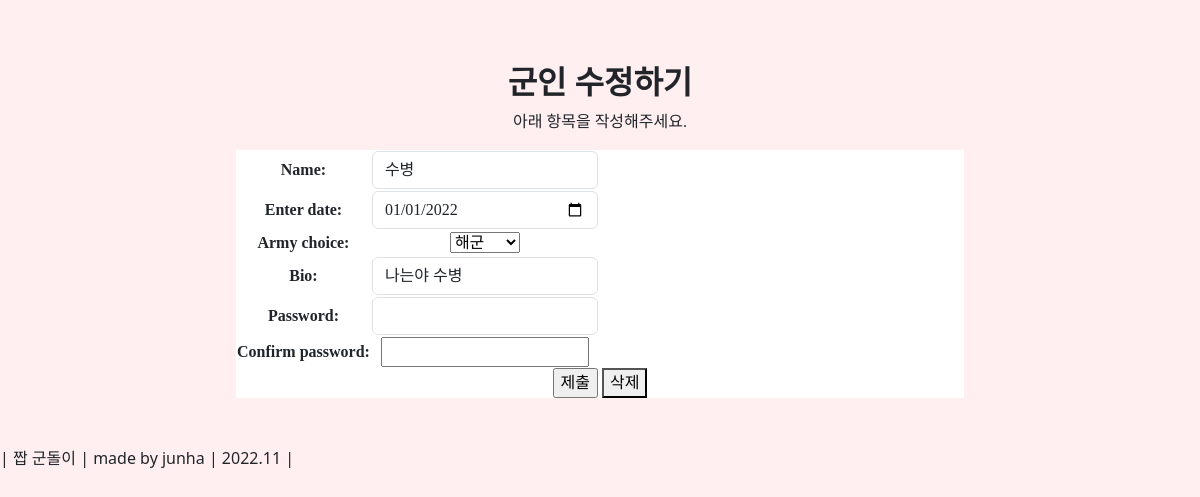
The app's page /fake_gundori/soldier/1/update/ with its own data.
### fake_gundori/models.py (models this page shows, shortened)
class Soldier(models.Model):
    name = models.CharField(max_length=20)
    password = models.CharField(max_length=20, default="password")
    enter_date = models.DateTimeField()
    army_choice = models.CharField(choices=ARMY_CHOICE, max_length=30, null=True)
    bio = models.CharField(max_length=200, null=True, blank=True, default="한줄소개")

### fake_gundori/views.py (the view)
# urls.py: path('soldier/<int:pk>/update/', views.SoldierUpdateView.as_view(), name='soldier_update'),
class SoldierUpdateView(generic.UpdateView):
    model = Soldier
    form_class = SoldierForm
    template_name = 'soldier_update.html'
    success_url = reverse_lazy('soldier-list')

### fake_gundori/forms.py (shortened to what this page needs)
class SoldierForm(forms.ModelForm):
    confirm_password = forms.CharField(widget=forms.PasswordInput())
    class Meta:
        model = Soldier
        fields = [
                    'name',
                    'enter_date',
                    'army_choice',
                    'bio',
                    'password',
                ]
        widgets = {
            'name' : forms.TextInput(
                attrs={
                    'class': 'form-control'
                }
            ),
            'enter_date' : DateInput(
                attrs={
                    'class': 'form-control'
                }
            ),
            'bio' : forms.TextInput(
                attrs={
                    'class': 'form-control'
                }
            ),
            'password' : forms.PasswordInput(
                attrs={
                    'class': 'form-control'
                }
            ),
        }

### fake_gundori/templates/soldier_update.html (shortened to what this page needs)
{% extends "base_generic.html" %}
{% block content %}
<div class="col-lg-8 mx-auto p-4 py-md-5">
    <div class="container text-center" style="font-family:Nanum Gothic;">
        <header>
            <div class="my-3">
                <h2 style="font-weight:700;">군인 수정하기</h2>
                <p>아래 항목을 작성해주세요.</p>
            </div>
        </header>
        <main>
            <div style="background-color:white;">
                <form method="POST">
                    <table>
                        {{ form.as_table }}
                    </table>
                    <input type="submit" value="제출">
                    <button type="button" onclick="location.href='/fake_gundori/soldier/{{ soldier.id }}/delete'">삭제</button>
                </form>
            </div>
        </main>
    </div>
</div>
{% endblock %}

### records on screen
Soldier: name "수병", enter_date "01/01/2022", army_choice "해군", bio "나는야 수병"
